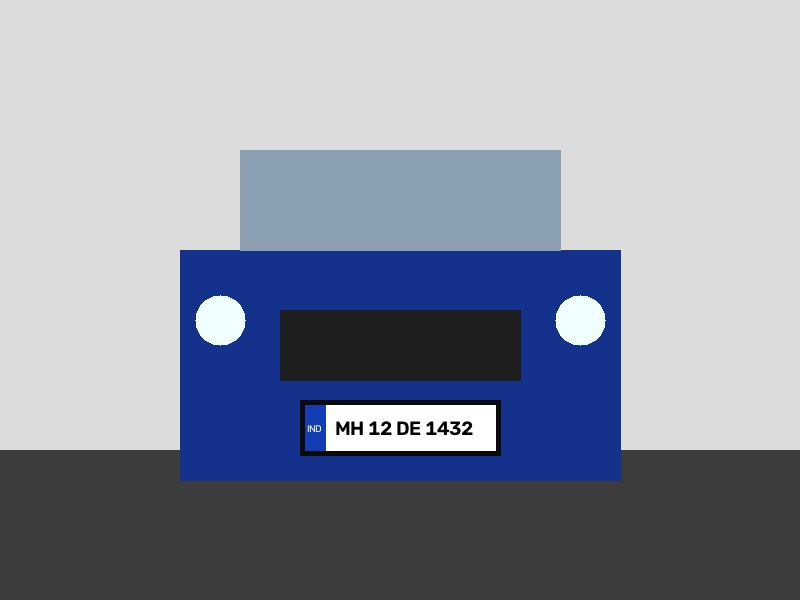
#> input picture test_images/sample_car_1.jpg, 800 x 600 px
$ python -i ocr.py   (imports and definitions only)
#> lines starting #> are read from the running program, lines starting #| are printed output that depends on the picture; after the words box and inside, x2 and y2 are one past the last pixel; in counts of white or black regions, pixels touching at a corner belong together
### database/db_handler.py
"""
SQLite Database Handler for AI-Based Indian Vehicle ANPR System.

Manages persistent logging of vehicle detections, audit trails,
safe PRAGMA schema migrations, and real-time dashboard analytics.
"""

import sqlite3
from datetime import datetime
from pathlib import Path
from config import DATABASE_PATH


def get_db_connection():
    """Create and return a SQLite connection with row dict access."""
    conn = sqlite3.connect(DATABASE_PATH)
    conn.row_factory = sqlite3.Row
    return conn


def init_db():
    """
    Initialize database tables with safe column migrations and indexes.
    Preserves all existing data without resetting or deleting tables.
    """
    conn = get_db_connection()
    cursor = conn.cursor()

    # 1. Base table creation
    cursor.execute("""
        CREATE TABLE IF NOT EXISTS vehicle_logs (
            id INTEGER PRIMARY KEY AUTOINCREMENT,
            plate_number TEXT NOT NULL,
            confidence REAL NOT NULL,
            timestamp DATETIME DEFAULT CURRENT_TIMESTAMP,
            image_path TEXT
        )
    """)
    conn.commit()

    # 2. Check existing columns for safe migration
    cursor.execute("PRAGMA table_info(vehicle_logs)")
    columns = [row["name"] for row in cursor.fetchall()]

    if "raw_text" not in columns:
        cursor.execute("ALTER TABLE vehicle_logs ADD COLUMN raw_text TEXT DEFAULT ''")

    if "verification_status" not in columns:
        cursor.execute("ALTER TABLE vehicle_logs ADD COLUMN verification_status TEXT DEFAULT 'MANUAL_VERIFICATION'")

    if "verified_by" not in columns:
        cursor.execute("ALTER TABLE vehicle_logs ADD COLUMN verified_by TEXT DEFAULT 'SYSTEM'")

    if "manual_notes" not in columns:
        cursor.execute("ALTER TABLE vehicle_logs ADD COLUMN manual_notes TEXT DEFAULT ''")

    if "detection_confidence" not in columns:
        cursor.execute("ALTER TABLE vehicle_logs ADD COLUMN detection_confidence REAL DEFAULT 0.0")

    if "registration_type" not in columns:
        cursor.execute("ALTER TABLE vehicle_logs ADD COLUMN registration_type TEXT DEFAULT 'STANDARD'")

    if "frame_count" not in columns:
        cursor.execute("ALTER TABLE vehicle_logs ADD COLUMN frame_count INTEGER DEFAULT 1")

    # 3. Create performance indexes
    cursor.execute("CREATE INDEX IF NOT EXISTS idx_plate_number ON vehicle_logs(plate_number)")
    cursor.execute("CREATE INDEX IF NOT EXISTS idx_timestamp ON vehicle_logs(timestamp)")
    cursor.execute("CREATE INDEX IF NOT EXISTS idx_status ON vehicle_logs(verification_status)")

    conn.commit()
    conn.close()


# [177 lines left out: functions insert_record, get_all_records, get_record_by_id, search_and_filter_records, get_summary_stats, update_record_manual_verification, not called in this run]


# Run safe migrations on module initialization
init_db()

### modules/ocr.py
"""
Enhanced EasyOCR Character Recognition & Intelligent Preprocessing Pipeline.

Features:
1. Contour-based Perspective & Rotational Deskewing: Corrects tilted camera captures.
2. Progressive Multi-Variant Preprocessing (CLAHE, Bilateral Denoising, Adaptive Binarization, Otsu).
3. Two-Line & Single-Line Indian Plate Box Sorting (top-to-bottom, left-to-right).
4. Positional Disambiguation & Integration with modules.plate_validator.
5. CPU-Optimized Progressive Inference: Fast-path return for high-confidence plates.
6. Safe SQLite Database Integration.
"""

import sys
from pathlib import Path
import cv2
import numpy as np

# Ensure UTF-8 output encoding for console compatibility
# [2 lines not run here, left out]

from config import OCR_LANGUAGES, OCR_GPU
from modules.plate_validator import validate_indian_registration, clean_plate_text
from database.db_handler import insert_record


def deskew_plate_image(plate_img: np.ndarray) -> np.ndarray:
    """
    Detects the tilt angle of the license plate using contour analysis and
    applies an affine rotation matrix to straighten the characters.
    """
    if plate_img is None or plate_img.size == 0:
        return plate_img

    h, w = plate_img.shape[:2]
    if h < 20 or w < 40:
        return plate_img

    # Convert to grayscale
    gray = cv2.cvtColor(plate_img, cv2.COLOR_BGR2GRAY) if len(plate_img.shape) == 3 else plate_img.copy()

    # Edge detection
    edges = cv2.Canny(gray, 50, 150, apertureSize=3)
    contours, _ = cv2.findContours(edges, cv2.RETR_EXTERNAL, cv2.CHAIN_APPROX_SIMPLE)

    if not contours:
        return plate_img

    # Find the largest contour (likely the plate border)
    largest_contour = max(contours, key=cv2.contourArea)
    if cv2.contourArea(largest_contour) < (h * w * 0.15):
        return plate_img

    # Get minimum area bounding rectangle
    rect = cv2.minAreaRect(largest_contour)
    angle = rect[-1]

    # Normalize angle to range [-45, 45] degrees
    if angle < -45:
        angle = 90 + angle
    elif angle > 45:
        angle = angle - 90

    # Only correct if angle is significant (> 1.5 degrees and < 35 degrees)
    if 1.5 < abs(angle) < 35:
        center = (w // 2, h // 2)
        M = cv2.getRotationMatrix2D(center, angle, 1.0)
        deskewed = cv2.warpAffine(plate_img, M, (w, h), flags=cv2.INTER_CUBIC, borderMode=cv2.BORDER_REPLICATE)
        return deskewed

    return plate_img


def preprocess_plate_variants(plate_img: np.ndarray) -> dict:
    """
    Generates multiple enhanced preprocessing variants for optical character recognition:
    - Variant 1 (clahe_bilateral): Grayscale + CLAHE contrast boost + Bilateral smoothing.
    - Variant 2 (adaptive_thresh): Adaptive Gaussian binarization.
    - Variant 3 (otsu_morph): Otsu thresholding with morphological stroke closure.
    """
    if plate_img is None or plate_img.size == 0:
        return {}

    img = plate_img.copy()
    h, w = img.shape[:2]

    # 1. Upscale small crops so character height is at least ~55-64 pixels for CRAFT
    if h < 55:
        scale = 64.0 / h
        img = cv2.resize(img, (int(w * scale), 64), interpolation=cv2.INTER_CUBIC)

    # 2. Deskew rotation
    img = deskew_plate_image(img)

    # 3. Grayscale
    gray = cv2.cvtColor(img, cv2.COLOR_BGR2GRAY) if len(img.shape) == 3 else img.copy()

    # 4. CLAHE (Contrast Limited Adaptive Histogram Equalization)
    clahe = cv2.createCLAHE(clipLimit=2.0, tileGridSize=(8, 8))
    enhanced_gray = clahe.apply(gray)

    # 5. Bilateral Filter: Smooths background noise while preserving sharp character edges
    bilateral = cv2.bilateralFilter(enhanced_gray, 9, 75, 75)

    # 6. Adaptive Gaussian Thresholding
    adaptive_thresh = cv2.adaptiveThreshold(
        bilateral, 255, cv2.ADAPTIVE_THRESH_GAUSSIAN_C, cv2.THRESH_BINARY, 11, 2
    )

    # 7. Otsu Binarization with Morphological Closing
    _, otsu = cv2.threshold(bilateral, 0, 255, cv2.THRESH_BINARY + cv2.THRESH_OTSU)
    kernel = cv2.getStructuringElement(cv2.MORPH_RECT, (2, 2))
    otsu_morph = cv2.morphologyEx(otsu, cv2.MORPH_CLOSE, kernel)

    return {
        "clahe_bilateral": bilateral,
        "adaptive_thresh": adaptive_thresh,
        "otsu_morph": otsu_morph,
        "deskewed_bgr": img
    }


class PlateOCRReader:
    """
    Production-grade EasyOCR Character Recognition & Validation Engine.
    Executes progressive multi-variant preprocessing, candidate scoring,
    and Indian motor vehicle registration validation.
    """

    # [205 lines left out: functions __init__, initialize_reader, _extract_text_from_image, read_plate, _finalize_result, not called in this run]

>>> import cv2
>>> picture = cv2.imread('../test_images/sample_car_1.jpg')
#> picture is the input picture: shape (600, 800, 3); mean B, G, R 162.7, 148.2, 142.3
>>> result = preprocess_plate_variants(picture)
#> in deskew_plate_image, `gray = cv2.cvtColor(plate_img, cv2.COLOR_BGR2GRAY) if len(plate_img.sh..`:
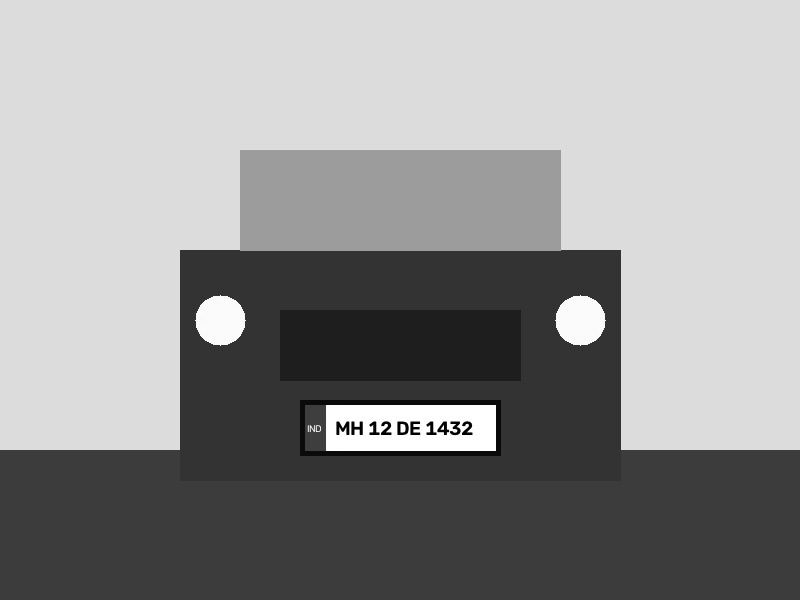
#> gray: shape (600, 800); min 0, max 255, mean 148
#> in deskew_plate_image, `edges = cv2.Canny(gray, 50, 150, apertureSize=3)`:
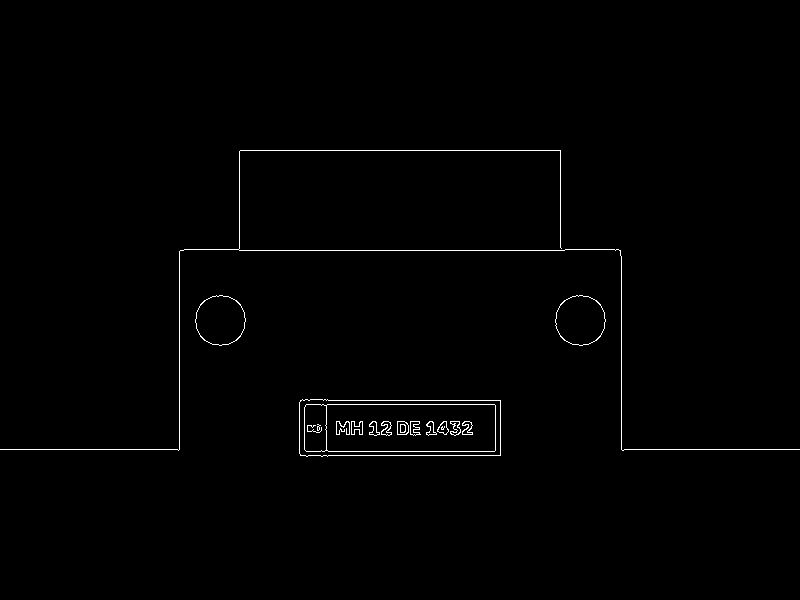
#> edges: shape (600, 800); 0.78% white in thin lines or dots, all inside (x1, y1, x2, y2) = (0, 150, 800, 457)
#> in deskew_plate_image, `contours, _ = cv2.findContours(edges, cv2.RETR_EXTERNAL, cv2.CHAIN_APP..`: contours = 4 contours, 1 with area under 20; largest, box (x1, y1, x2, y2) and area: (299, 399, 501, 457) 11077, (555, 295, 606, 346) 1954, (195, 295, 246, 346) 1952
#> in deskew_plate_image, `largest_contour = max(contours, key=cv2.contourArea)`: largest_contour = contour of 35 points, box (x1, y1, x2, y2) (299, 399, 501, 457), area 11077
#> in preprocess_plate_variants, `adaptive_thresh = cv2.adaptiveThreshold( bilateral, 255, cv2.ADAPTIVE_..`:
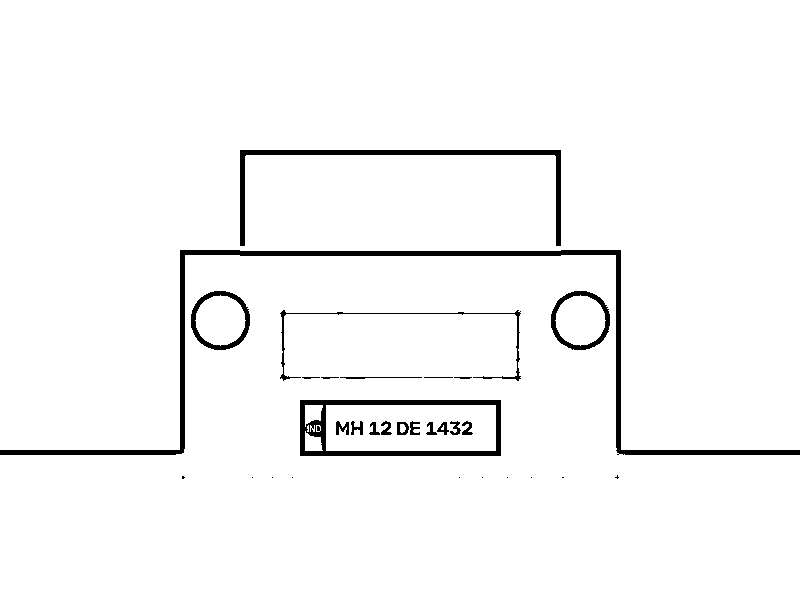
#> adaptive_thresh: shape (600, 800); 96.9% white; 31 black regions (10 under 20 px), largest, box (x1, y1, x2, y2) and area: (0, 250, 800, 455) 5971, (300, 400, 501, 456) 2852, (240, 150, 561, 246) 2517
#> in preprocess_plate_variants, `_, otsu = cv2.threshold(bilateral, 0, 255, cv2.THRESH_BINARY + cv2.THR..`:
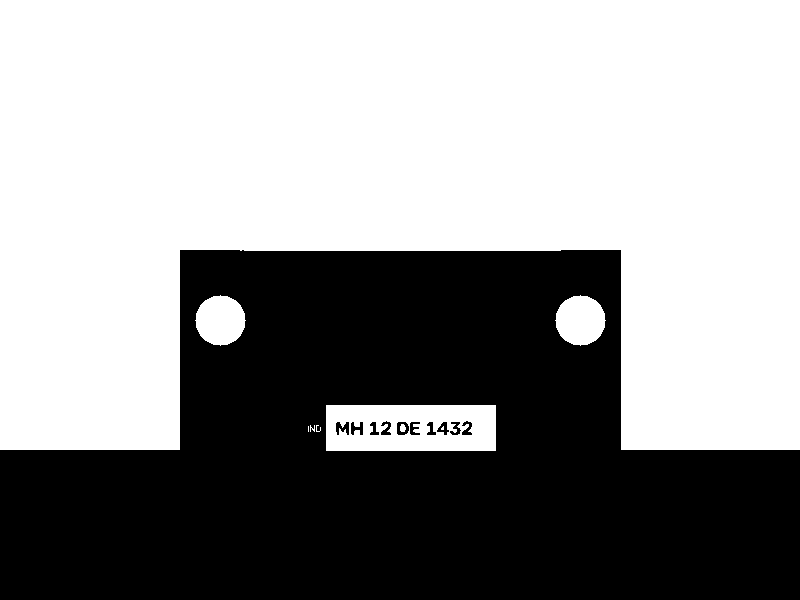
#> otsu: shape (600, 800); 59% white; 11 black regions, largest, box (x1, y1, x2, y2) and area: (0, 250, 800, 600) 196098, (336, 422, 349, 435) 107, (397, 422, 409, 435) 100
#> in preprocess_plate_variants, `otsu_morph = cv2.morphologyEx(otsu, cv2.MORPH_CLOSE, kernel)`:
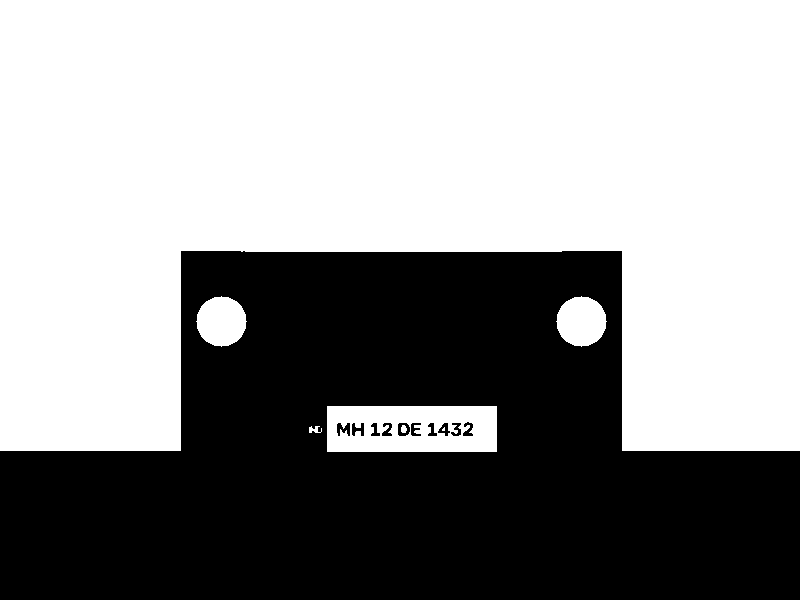
#> otsu_morph: shape (600, 800); 59.1% white; 11 black regions, largest, box (x1, y1, x2, y2) and area: (0, 251, 800, 600) 195282, (337, 423, 350, 436) 107, (398, 423, 410, 436) 100
#> result = 4 items
